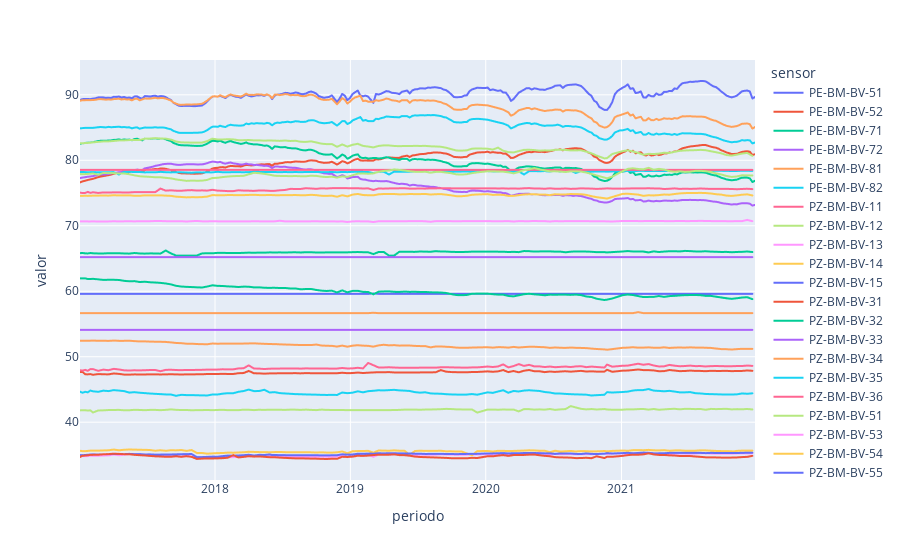

The cell this chart's notebook holds for it:
### Code cell
import plotly.express as px
fig = px.line(data, x='periodo', y='valor', color='sensor')
fig.show()

### Figure 1 — Plotly figure (JSON) as saved in the notebook; plotly's stock layout.template omitted (floating-point values rounded to 4 significant figures; data arrays with more than 128 entries replaced by an {"elided": "..."} marker saying what was removed)
{"data": [{"hovertemplate": "sensor=PE-BM-BV-51<br>periodo=%{x}<br>valor=%{y}<extra></extra>", "legendgroup": "PE-BM-BV-51", "line": {"color": "#636efa", "dash": "solid"}, "marker": {"symbol": "circle"}, "mode": "lines", "name": "PE-BM-BV-51", "showlegend": true, "type": "scattergl", "x": {"elided": "249 str values"}, "xaxis": "x", "y": {"elided": "249 float values"}, "yaxis": "y"}, {"hovertemplate": "sensor=PE-BM-BV-52<br>periodo=%{x}<br>valor=%{y}<extra></extra>", "legendgroup": "PE-BM-BV-52", "line": {"color": "#EF553B", "dash": "solid"}, "marker": {"symbol": "circle"}, "mode": "lines", "name": "PE-BM-BV-52", "showlegend": true, "type": "scattergl", "x": {"elided": "249 str values"}, "xaxis": "x", "y": {"elided": "249 float values"}, "yaxis": "y"}, {"hovertemplate": "sensor=PE-BM-BV-71<br>periodo=%{x}<br>valor=%{y}<extra></extra>", "legendgroup": "PE-BM-BV-71", "line": {"color": "#00cc96", "dash": "solid"}, "marker": {"symbol": "circle"}, "mode": "lines", "name": "PE-BM-BV-71", "showlegend": true, "type": "scattergl", "x": {"elided": "246 str values"}, "xaxis": "x", "y": {"elided": "246 float values"}, "yaxis": "y"}, {"hovertemplate": "sensor=PE-BM-BV-72<br>periodo=%{x}<br>valor=%{y}<extra></extra>", "legendgroup": "PE-BM-BV-72", "line": {"color": "#ab63fa", "dash": "solid"}, "marker": {"symbol": "circle"}, "mode": "lines", "name": "PE-BM-BV-72", "showlegend": true, "type": "scattergl", "x": {"elided": "246 str values"}, "xaxis": "x", "y": {"elided": "246 float values"}, "yaxis": "y"}, {"hovertemplate": "sensor=PE-BM-BV-81<br>periodo=%{x}<br>valor=%{y}<extra></extra>", "legendgroup": "PE-BM-BV-81", "line": {"color": "#FFA15A", "dash": "solid"}, "marker": {"symbol": "circle"}, "mode": "lines", "name": "PE-BM-BV-81", "showlegend": true, "type": "scattergl", "x": {"elided": "243 str values"}, "xaxis": "x", "y": {"elided": "243 float values"}, "yaxis": "y"}, {"hovertemplate": "sensor=PE-BM-BV-82<br>periodo=%{x}<br>valor=%{y}<extra></extra>", "legendgroup": "PE-BM-BV-82", "line": {"color": "#19d3f3", "dash": "solid"}, "marker": {"symbol": "circle"}, "mode": "lines", "name": "PE-BM-BV-82", "showlegend": true, "type": "scattergl", "x": {"elided": "243 str values"}, "xaxis": "x", "y": {"elided": "243 float values"}, "yaxis": "y"}, {"hovertemplate": "sensor=PZ-BM-BV-11<br>periodo=%{x}<br>valor=%{y}<extra></extra>", "legendgroup": "PZ-BM-BV-11", "line": {"color": "#FF6692", "dash": "solid"}, "marker": {"symbol": "circle"}, "mode": "lines", "name": "PZ-BM-BV-11", "showlegend": true, "type": "scattergl", "x": {"elided": "131 str values"}, "xaxis": "x", "y": {"elided": "131 float values"}, "yaxis": "y"}, {"hovertemplate": "sensor=PZ-BM-BV-12<br>periodo=%{x}<br>valor=%{y}<extra></extra>", "legendgroup": "PZ-BM-BV-12", "line": {"color": "#B6E880", "dash": "solid"}, "marker": {"symbol": "circle"}, "mode": "lines", "name": "PZ-BM-BV-12", "showlegend": true, "type": "scattergl", "x": {"elided": "131 str values"}, "xaxis": "x", "y": {"elided": "131 float values"}, "yaxis": "y"}, {"hovertemplate": "sensor=PZ-BM-BV-13<br>periodo=%{x}<br>valor=%{y}<extra></extra>", "legendgroup": "PZ-BM-BV-13", "line": {"color": "#FF97FF", "dash": "solid"}, "marker": {"symbol": "circle"}, "mode": "lines", "name": "PZ-BM-BV-13", "showlegend": true, "type": "scattergl", "x": {"elided": "130 str values"}, "xaxis": "x", "y": {"elided": "130 float values"}, "yaxis": "y"}, {"hovertemplate": "sensor=PZ-BM-BV-14<br>periodo=%{x}<br>valor=%{y}<extra></extra>", "legendgroup": "PZ-BM-BV-14", "line": {"color": "#FECB52", "dash": "solid"}, "marker": {"symbol": "circle"}, "mode": "lines", "name": "PZ-BM-BV-14", "showlegend": true, "type": "scattergl", "x": {"elided": "131 str values"}, "xaxis": "x", "y": {"elided": "131 float values"}, "yaxis": "y"}, {"hovertemplate": "sensor=PZ-BM-BV-15<br>periodo=%{x}<br>valor=%{y}<extra></extra>", "legendgroup": "PZ-BM-BV-15", "line": {"color": "#636efa", "dash": "solid"}, "marker": {"symbol": "circle"}, "mode": "lines", "name": "PZ-BM-BV-15", "showlegend": true, "type": "scattergl", "x": {"elided": "129 str values"}, "xaxis": "x", "y": {"elided": "129 float values"}, "yaxis": "y"}, {"hovertemplate": "sensor=PZ-BM-BV-31<br>periodo=%{x}<br>valor=%{y}<extra></extra>", "legendgroup": "PZ-BM-BV-31", "line": {"color": "#EF553B", "dash": "solid"}, "marker": {"symbol": "circle"}, "mode": "lines", "name": "PZ-BM-BV-31", "showlegend": true, "type": "scattergl", "x": {"elided": "130 str values"}, "xaxis": "x", "y": {"elided": "130 float values"}, "yaxis": "y"}, {"hovertemplate": "sensor=PZ-BM-BV-32<br>periodo=%{x}<br>valor=%{y}<extra></extra>", "legendgroup": "PZ-BM-BV-32", "line": {"color": "#00cc96", "dash": "solid"}, "marker": {"symbol": "circle"}, "mode": "lines", "name": "PZ-BM-BV-32", "showlegend": true, "type": "scattergl", "x": {"elided": "131 str values"}, "xaxis": "x", "y": {"elided": "131 float values"}, "yaxis": "y"}, {"hovertemplate": "sensor=PZ-BM-BV-33<br>periodo=%{x}<br>valor=%{y}<extra></extra>", "legendgroup": "PZ-BM-BV-33", "line": {"color": "#ab63fa", "dash": "solid"}, "marker": {"symbol": "circle"}, "mode": "lines", "name": "PZ-BM-BV-33", "showlegend": true, "type": "scattergl", "x": {"elided": "130 str values"}, "xaxis": "x", "y": {"elided": "130 float values"}, "yaxis": "y"}, {"hovertemplate": "sensor=PZ-BM-BV-34<br>periodo=%{x}<br>valor=%{y}<extra></extra>", "legendgroup": "PZ-BM-BV-34", "line": {"color": "#FFA15A", "dash": "solid"}, "marker": {"symbol": "circle"}, "mode": "lines", "name": "PZ-BM-BV-34", "showlegend": true, "type": "scattergl", "x": {"elided": "131 str values"}, "xaxis": "x", "y": {"elided": "131 float values"}, "yaxis": "y"}, {"hovertemplate": "sensor=PZ-BM-BV-35<br>periodo=%{x}<br>valor=%{y}<extra></extra>", "legendgroup": "PZ-BM-BV-35", "line": {"color": "#19d3f3", "dash": "solid"}, "marker": {"symbol": "circle"}, "mode": "lines", "name": "PZ-BM-BV-35", "showlegend": true, "type": "scattergl", "x": {"elided": "131 str values"}, "xaxis": "x", "y": {"elided": "131 float values"}, "yaxis": "y"}, {"hovertemplate": "sensor=PZ-BM-BV-36<br>periodo=%{x}<br>valor=%{y}<extra></extra>", "legendgroup": "PZ-BM-BV-36", "line": {"color": "#FF6692", "dash": "solid"}, "marker": {"symbol": "circle"}, "mode": "lines", "name": "PZ-BM-BV-36", "showlegend": true, "type": "scattergl", "x": {"elided": "130 str values"}, "xaxis": "x", "y": {"elided": "130 float values"}, "yaxis": "y"}, {"hovertemplate": "sensor=PZ-BM-BV-51<br>periodo=%{x}<br>valor=%{y}<extra></extra>", "legendgroup": "PZ-BM-BV-51", "line": {"color": "#B6E880", "dash": "solid"}, "marker": {"symbol": "circle"}, "mode": "lines", "name": "PZ-BM-BV-51", "showlegend": true, "type": "scattergl", "x": ["2017-01-02", "2017-01-09", "2017-01-16", "2017-01-23", "2017-01-30", "2017-02-06", "2017-02-20", "2017-03-06", "2017-03-20", "2017-04-03", "2017-04-17", "2017-05-01", "2017-05-15", "2017-05-29", "2017-06-12", "2017-06-26", "2017-07-10", "2017-07-24", "2017-08-07", "2017-08-21", "2017-09-04", "2017-09-18", "2017-10-02", "2017-10-16", "2017-10-30", "2017-11-13", "2017-11-27", "2017-12-11", "2017-12-25", "2018-01-08", "2018-01-22", "2018-02-05", "2018-02-19", "2018-03-05", "2018-03-19", "2018-04-02", "2018-04-16", "2018-04-30", "2018-05-14", "2018-05-28", "2018-06-11", "2018-06-25", "2018-07-09", "2018-07-23", "2018-08-06", "2018-08-20", "2018-09-03", "2018-09-17", "2018-10-01", "2018-10-15", "2018-10-29", "2018-11-12", "2018-11-26", "2018-12-10", "2018-12-24", "2019-01-07", "2019-01-21", "2019-02-04", "2019-02-18", "2019-03-18", "2019-04-01", "2019-04-15", "2019-04-29", "2019-05-13", "2019-05-27", "2019-06-10", "2019-06-24", "2019-07-08", "2019-07-22", "2019-08-19", "2019-09-02", "2019-09-16", "2019-09-30", "2019-10-14", "2019-10-28", "2019-11-25", "2019-12-09", "2020-01-06", "2020-01-20", "2020-02-03", "2020-02-17", "2020-03-02", "2020-03-16", "2020-03-30", "2020-04-13", "2020-04-27", "2020-05-11", "2020-05-25", "2020-06-08", "2020-06-22", "2020-07-06", "2020-07-20", "2020-08-03", "2020-08-17", "2020-09-14", "2020-09-28", "2020-10-12", "2020-10-26", "2020-11-16", "2020-11-23", "2020-12-07", "2021-01-04", "2021-01-18", "2021-02-01", "2021-02-15", "2021-03-01", "2021-03-15", "2021-03-29", "2021-04-12", "2021-04-26", "2021-05-10", "2021-05-24", "2021-06-07", "2021-06-21", "2021-07-05", "2021-07-19", "2021-08-02", "2021-08-16", "2021-08-30", "2021-09-13", "2021-09-27", "2021-10-11", "2021-10-25", "2021-11-08", "2021-11-22", "2021-12-06", "2021-12-20"], "xaxis": "x", "y": [41.81, 41.83, 41.83, 41.78, 41.81, 41.48, 41.79, 41.81, 41.86, 41.87, 41.88, 41.82, 41.83, 41.89, 41.87, 41.84, 41.88, 41.88, 41.84, 41.88, 41.96, 41.89, 41.86, 41.87, 41.82, 41.85, 41.85, 41.87, 41.84, 41.87, 41.89, 41.84, 41.84, 41.84, 41.91, 41.9, 41.85, 41.9, 41.88, 41.91, 41.91, 41.9, 41.88, 41.92, 41.91, 41.88, 41.92, 41.88, 41.85, 41.92, 41.88, 41.87, 41.87, 41.86, 41.85, 41.85, 41.84, 41.85, 41.84, 41.85, 41.85, 41.85, 41.86, 41.88, 41.92, 41.91, 41.92, 41.9, 41.93, 41.96, 41.99, 42.03, 42.01, 41.96, 41.95, 41.94, 41.47, 41.93, 41.93, 41.9, 41.94, 41.92, 41.93, 41.65, 41.99, 41.99, 41.92, 41.96, 41.91, 42.02, 41.88, 41.96, 42, 42.46, 42.04, 41.96, 42.01, 41.94, 42.01, 41.94, 41.9, 41.91, 41.97, 41.95, 42, 42.02, 41.92, 42.02, 41.9, 41.96, 42.01, 42.05, 41.97, 42.04, 42.03, 42, 42.02, 41.9, 42.03, 42, 42.02, 42.04, 41.96, 41.99, 41.97, 42.02, 41.95], "yaxis": "y"}, {"hovertemplate": "sensor=PZ-BM-BV-53<br>periodo=%{x}<br>valor=%{y}<extra></extra>", "legendgroup": "PZ-BM-BV-53", "line": {"color": "#FF97FF", "dash": "solid"}, "marker": {"symbol": "circle"}, "mode": "lines", "name": "PZ-BM-BV-53", "showlegend": true, "type": "scattergl", "x": ["2017-01-02", "2017-01-09", "2017-01-16", "2017-01-23", "2017-01-30", "2017-02-06", "2017-02-20", "2017-03-06", "2017-03-20", "2017-04-03", "2017-04-17", "2017-05-01", "2017-05-15", "2017-05-29", "2017-06-12", "2017-06-26", "2017-07-10", "2017-07-24", "2017-08-07", "2017-08-21", "2017-09-04", "2017-09-18", "2017-10-02", "2017-10-16", "2017-10-30", "2017-11-13", "2017-11-27", "2017-12-11", "2017-12-25", "2018-01-08", "2018-01-22", "2018-02-05", "2018-02-19", "2018-03-05", "2018-03-19", "2018-04-02", "2018-04-16", "2018-04-30", "2018-05-14", "2018-05-28", "2018-06-11", "2018-06-25", "2018-07-09", "2018-07-23", "2018-08-06", "2018-08-20", "2018-09-03", "2018-09-17", "2018-10-01", "2018-10-15", "2018-10-29", "2018-11-12", "2018-11-26", "2018-12-10", "2018-12-24", "2019-01-07", "2019-01-21", "2019-02-04", "2019-02-18", "2019-03-04", "2019-03-18", "2019-04-01", "2019-04-15", "2019-04-29", "2019-05-13", "2019-05-27", "2019-06-10", "2019-06-24", "2019-07-08", "2019-07-22", "2019-08-19", "2019-09-02", "2019-09-16", "2019-09-30", "2019-10-14", "2019-10-28", "2019-11-11", "2019-11-25", "2020-01-06", "2020-01-20", "2020-02-03", "2020-02-17", "2020-03-02", "2020-03-16", "2020-03-30", "2020-04-13", "2020-04-27", "2020-05-11", "2020-05-25", "2020-06-08", "2020-06-22", "2020-07-06", "2020-07-20", "2020-08-03", "2020-08-17", "2020-08-31", "2020-09-28", "2020-10-12", "2020-10-26", "2020-11-16", "2020-11-23", "2020-12-07", "2021-01-04", "2021-01-18", "2021-02-01", "2021-02-15", "2021-03-01", "2021-03-15", "2021-03-29", "2021-04-12", "2021-04-26", "2021-05-10", "2021-05-24", "2021-06-07", "2021-06-21", "2021-07-05", "2021-07-19", "2021-08-02", "2021-08-16", "2021-08-30", "2021-09-13", "2021-09-27", "2021-10-11", "2021-10-25", "2021-11-08", "2021-11-22", "2021-12-06", "2021-12-20"], "xaxis": "x", "y": [34.88, 34.82, 34.83, 34.83, 34.89, 34.87, 34.88, 34.92, 34.94, 35.06, 34.96, 35.04, 35.09, 35.07, 35.07, 35.07, 35.05, 34.93, 35.04, 34.95, 35.05, 35.05, 35.09, 34.97, 35.13, 34.62, 34.62, 34.52, 34.54, 34.6, 34.59, 34.68, 34.67, 34.72, 34.72, 34.79, 34.77, 34.77, 34.77, 34.75, 34.75, 34.76, 34.77, 34.77, 34.76, 34.76, 34.77, 34.77, 34.74, 34.76, 34.73, 34.74, 34.78, 34.9, 34.66, 34.92, 34.96, 34.97, 35.01, 34.72, 35.06, 35.04, 35.02, 35.07, 35.03, 35.03, 35.11, 35, 35.07, 35.02, 35.04, 35.09, 35.06, 35.05, 35.03, 35.04, 35.04, 35.05, 35.12, 35.09, 35.14, 35.15, 35.12, 35.13, 35.1, 35.17, 35.21, 35.2, 35.35, 35.13, 35.06, 35.15, 35.1, 35.12, 35.14, 35.08, 35.13, 35.11, 35.13, 35.18, 35.15, 35.19, 35.23, 35.21, 35.28, 35.28, 35.27, 35.32, 35.25, 35.24, 35.26, 35.2, 35.24, 35.22, 35.21, 35.21, 35.21, 35.27, 35.25, 35.21, 35.21, 35.2, 35.2, 35.19, 35.23, 35.24, 35.24, 35.24], "yaxis": "y"}, {"hovertemplate": "sensor=PZ-BM-BV-54<br>periodo=%{x}<br>valor=%{y}<extra></extra>", "legendgroup": "PZ-BM-BV-54", "line": {"color": "#FECB52", "dash": "solid"}, "marker": {"symbol": "circle"}, "mode": "lines", "name": "PZ-BM-BV-54", "showlegend": true, "type": "scattergl", "x": {"elided": "129 str values"}, "xaxis": "x", "y": {"elided": "129 float values"}, "yaxis": "y"}, {"hovertemplate": "sensor=PZ-BM-BV-55<br>periodo=%{x}<br>valor=%{y}<extra></extra>", "legendgroup": "PZ-BM-BV-55", "line": {"color": "#636efa", "dash": "solid"}, "marker": {"symbol": "circle"}, "mode": "lines", "name": "PZ-BM-BV-55", "showlegend": true, "type": "scattergl", "x": {"elided": "129 str values"}, "xaxis": "x", "y": {"elided": "129 float values"}, "yaxis": "y"}, {"hovertemplate": "sensor=PZ-BM-BV-56<br>periodo=%{x}<br>valor=%{y}<extra></extra>", "legendgroup": "PZ-BM-BV-56", "line": {"color": "#EF553B", "dash": "solid"}, "marker": {"symbol": "circle"}, "mode": "lines", "name": "PZ-BM-BV-56", "showlegend": true, "type": "scattergl", "x": {"elided": "130 str values"}, "xaxis": "x", "y": {"elided": "130 float values"}, "yaxis": "y"}, {"hovertemplate": "sensor=PZ-BM-BV-71<br>periodo=%{x}<br>valor=%{y}<extra></extra>", "legendgroup": "PZ-BM-BV-71", "line": {"color": "#00cc96", "dash": "solid"}, "marker": {"symbol": "circle"}, "mode": "lines", "name": "PZ-BM-BV-71", "showlegend": true, "type": "scattergl", "x": {"elided": "131 str values"}, "xaxis": "x", "y": {"elided": "131 float values"}, "yaxis": "y"}, {"hovertemplate": "sensor=PZ-BM-BV-72<br>periodo=%{x}<br>valor=%{y}<extra></extra>", "legendgroup": "PZ-BM-BV-72", "line": {"color": "#ab63fa", "dash": "solid"}, "marker": {"symbol": "circle"}, "mode": "lines", "name": "PZ-BM-BV-72", "showlegend": true, "type": "scattergl", "x": {"elided": "130 str values"}, "xaxis": "x", "y": {"elided": "130 float values"}, "yaxis": "y"}, {"hovertemplate": "sensor=PZ-BM-BV-73<br>periodo=%{x}<br>valor=%{y}<extra></extra>", "legendgroup": "PZ-BM-BV-73", "line": {"color": "#FFA15A", "dash": "solid"}, "marker": {"symbol": "circle"}, "mode": "lines", "name": "PZ-BM-BV-73", "showlegend": true, "type": "scattergl", "x": {"elided": "129 str values"}, "xaxis": "x", "y": {"elided": "129 float values"}, "yaxis": "y"}, {"hovertemplate": "sensor=PZ-BM-BV-81<br>periodo=%{x}<br>valor=%{y}<extra></extra>", "legendgroup": "PZ-BM-BV-81", "line": {"color": "#19d3f3", "dash": "solid"}, "marker": {"symbol": "circle"}, "mode": "lines", "name": "PZ-BM-BV-81", "showlegend": true, "type": "scattergl", "x": {"elided": "130 str values"}, "xaxis": "x", "y": {"elided": "130 float values"}, "yaxis": "y"}, {"hovertemplate": "sensor=PZ-BM-BV-82<br>periodo=%{x}<br>valor=%{y}<extra></extra>", "legendgroup": "PZ-BM-BV-82", "line": {"color": "#FF6692", "dash": "solid"}, "marker": {"symbol": "circle"}, "mode": "lines", "name": "PZ-BM-BV-82", "showlegend": true, "type": "scattergl", "x": ["2017-01-02", "2017-01-09", "2017-01-16", "2017-01-23", "2017-01-30", "2017-02-06", "2017-02-20", "2017-03-06", "2017-03-20", "2017-04-03", "2017-04-17", "2017-05-01", "2017-05-15", "2017-05-29", "2017-06-12", "2017-06-26", "2017-07-10", "2017-07-24", "2017-08-07", "2017-08-21", "2017-09-04", "2017-09-18", "2017-10-02", "2017-10-16", "2017-10-30", "2017-11-13", "2017-11-27", "2017-12-11", "2017-12-25", "2018-01-08", "2018-01-22", "2018-02-05", "2018-02-19", "2018-03-05", "2018-03-19", "2018-04-02", "2018-04-16", "2018-04-30", "2018-05-14", "2018-05-28", "2018-06-11", "2018-06-25", "2018-07-09", "2018-07-23", "2018-08-06", "2018-08-20", "2018-09-03", "2018-09-17", "2018-10-01", "2018-10-15", "2018-10-29", "2018-11-12", "2018-11-26", "2018-12-10", "2018-12-24", "2019-01-07", "2019-01-21", "2019-02-04", "2019-02-18", "2019-03-04", "2019-03-18", "2019-04-01", "2019-04-15", "2019-04-29", "2019-05-13", "2019-05-27", "2019-06-10", "2019-06-24", "2019-07-08", "2019-07-22", "2019-08-05", "2019-08-19", "2019-09-02", "2019-09-16", "2019-09-30", "2019-10-14", "2019-10-28", "2019-11-11", "2019-12-09", "2020-01-06", "2020-01-20", "2020-02-17", "2020-03-02", "2020-03-16", "2020-03-30", "2020-04-13", "2020-04-27", "2020-05-11", "2020-05-25", "2020-06-08", "2020-06-22", "2020-07-06", "2020-07-20", "2020-08-03", "2020-08-17", "2020-08-31", "2020-09-14", "2020-10-12", "2020-10-26", "2020-11-16", "2020-11-23", "2020-12-07", "2021-01-04", "2021-01-18", "2021-02-01", "2021-02-15", "2021-03-01", "2021-03-15", "2021-03-29", "2021-04-12", "2021-04-26", "2021-05-10", "2021-05-24", "2021-06-07", "2021-06-21", "2021-07-05", "2021-07-19", "2021-08-02", "2021-08-16", "2021-08-30", "2021-09-13", "2021-09-27", "2021-10-11", "2021-10-25", "2021-11-08", "2021-11-22", "2021-12-06", "2021-12-20"], "xaxis": "x", "y": [78.54, 78.54, 78.54, 78.54, 78.54, 78.54, 78.54, 78.54, 78.54, 78.54, 78.54, 78.54, 78.54, 78.54, 78.54, 78.54, 78.54, 78.54, 78.54, 78.54, 78.54, 78.54, 78.54, 78.54, 78.54, 78.54, 78.54, 78.54, 78.54, 78.54, 78.54, 78.54, 78.54, 78.54, 78.54, 78.54, 78.54, 78.54, 78.54, 78.54, 78.54, 78.54, 78.54, 78.54, 78.54, 78.54, 78.54, 78.54, 78.54, 78.54, 78.54, 78.54, 78.54, 78.54, 78.54, 78.54, 78.54, 78.54, 78.54, 78.54, 78.54, 78.54, 78.54, 78.54, 78.54, 78.54, 78.54, 78.54, 78.54, 78.54, 78.54, 78.54, 78.54, 78.54, 78.54, 78.54, 78.54, 78.54, 78.54, 78.54, 78.54, 78.54, 78.54, 78.54, 78.54, 78.54, 78.54, 78.54, 78.54, 78.54, 78.54, 78.54, 78.54, 78.54, 78.54, 78.54, 78.54, 78.54, 78.54, 78.54, 78.54, 78.54, 78.54, 78.54, 78.54, 78.54, 78.54, 78.54, 78.54, 78.54, 78.54, 78.54, 78.54, 78.54, 78.54, 78.54, 78.54, 78.54, 78.54, 78.54, 78.54, 78.54, 78.54, 78.54, 78.54, 78.54, 78.54, 78.54], "yaxis": "y"}, {"hovertemplate": "sensor=PZ-BM-BV-83<br>periodo=%{x}<br>valor=%{y}<extra></extra>", "legendgroup": "PZ-BM-BV-83", "line": {"color": "#B6E880", "dash": "solid"}, "marker": {"symbol": "circle"}, "mode": "lines", "name": "PZ-BM-BV-83", "showlegend": true, "type": "scattergl", "x": {"elided": "129 str values"}, "xaxis": "x", "y": {"elided": "129 float values"}, "yaxis": "y"}], "layout": {"legend": {"title": {"text": "sensor"}, "tracegroupgap": 0}, "margin": {"t": 60}, "xaxis": {"anchor": "y", "domain": [0, 1], "title": {"text": "periodo"}}, "yaxis": {"anchor": "x", "domain": [0, 1], "title": {"text": "valor"}}}}
